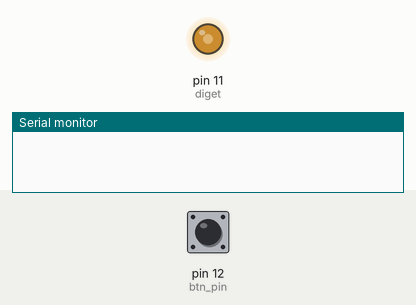
A sketch run on a simulated Arduino Uno, built with avr-gcc and run on an emulated ATmega328P. Parts: output pins drawn as LEDs (lit = HIGH), the last lines printed to the serial monitor. The test bench sets the inputs (shaded band); at power-on: pin 12 (btn_pin) LOW.

Above: at 1.2 s.
1.3 s: pin 12 (btn_pin) pulled HIGH for 1 s
At 2.9 s:
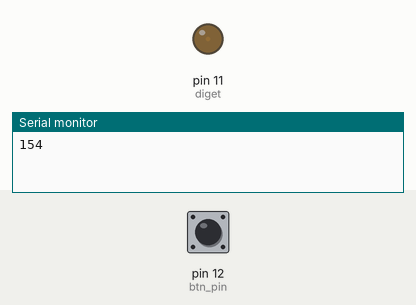
4.3 s: pin 12 (btn_pin) pulled HIGH for 0.15 s
At 5.0 s:
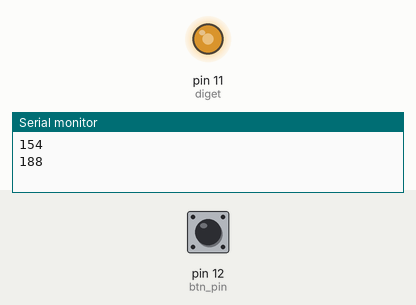
Timing chart, 0 to 7.3 s (numbered marks = the images above; inputs shaded):
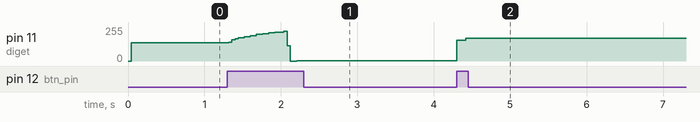

Measured:
- after the input at 4.3 s, pin 11 (diget): 1/255 → 157/255 at once, → 170/255 0.12 s later

The sketch:

ButtonLed.ino
```cpp
#define btn_pin 12
#define diget 11
#define check_time 20

int prev = 0;
bool count = true;
bool has_pressed = false;
int haw = 0;
void setup() {
  pinMode(btn_pin, INPUT);
  pinMode(diget, OUTPUT);
  Serial.begin(9600);
}
int sin2(){
  return 255 * (sin(millis()*0.005)*0.5 +0.5);
}
void let_switch(int i ){
  i = (sqrt(i) - 100);
  if(i <= 0){
    analogWrite(diget, 0);
  }
  if(i >= 255){
    i = 255;
  }
  analogWrite(diget,(i));
}
void loop(){
  int val = digitalRead(btn_pin);
  let_switch(haw);
  if(val == 1){
    haw +=1;
    if(millis() - prev >  check_time){
      Serial.println(sin2());
      if(!has_pressed){
        has_pressed = true;
        haw = 0;
        count = !count;
      }
    }
    prev = millis();
  }else {

    has_pressed = false;
  }
    // Serial.println(sin2());
}
```
